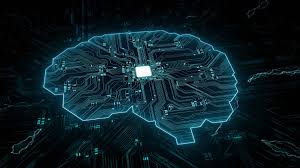
#> input picture image to gray scale/image.jpg, 300 x 168 px
$ jupyter execute 'image to gray scale.ipynb'
#> lines starting #> are read from the running program, lines starting #| are printed output that depends on the picture
[cell 1]
import cv2

[cell 2]
my_image = cv2.imread("image.jpg")
#> my_image is the input picture: shape (168, 300, 3); mean B, G, R 36.7, 29.8, 11.8
my_image = cv2.resize(my_image, (400, 400))
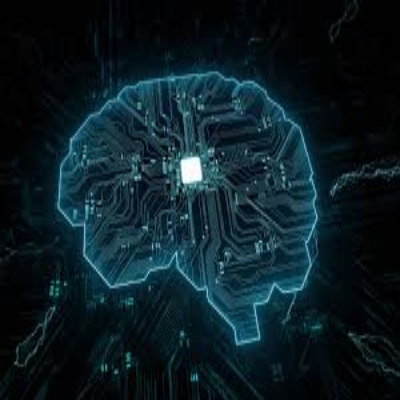
#> my_image: shape (400, 400, 3); mean B, G, R 36.5, 29.7, 11.7
cv2.imshow("Input Image", my_image)

[cell 3]
height = my_image.shape[0]
#> height = 400
width = my_image.shape[1]
#> width = 400
channels = my_image.shape[2]
#> channels = 3

if my_image.shape[2] == 3:
    for line in range(0, height):
        for column in range(0, width):
            my_tuple = my_image[line, column] # return (b, g, r)
            luminosity = my_tuple[2] * 0.3 + my_tuple[1] * 0.59 + my_tuple[0] * 0.11
            my_image[line, column] = (luminosity, luminosity, luminosity)
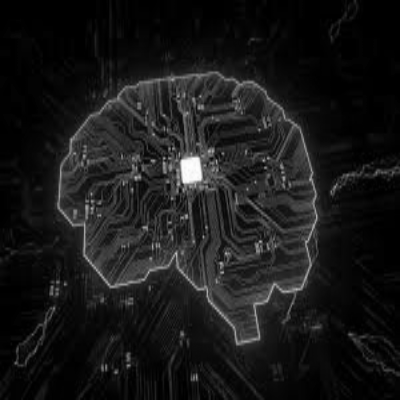
#> my_image: shape (400, 400, 3); min 0, max 254, mean 24.5
    cv2.imshow("Output Image", my_image)
else:
    print('Only images with 3 channels are allowed')
cv2.waitKey(0)
